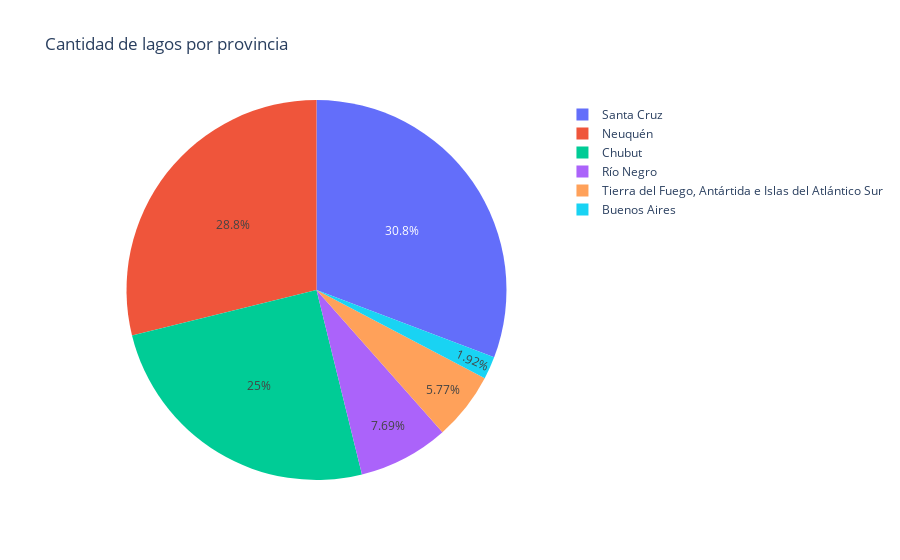

Notebook source saved alongside this figure:
### Code cell
cantidad_por_provincia = lagos["Ubicación"].value_counts().reset_index()
cantidad_por_provincia.columns = ["Provincia", "Cantidad"]
fig = px.pie(cantidad_por_provincia, names="Provincia", values="Cantidad",title="Cantidad de lagos por provincia")
fig.show()

### Figure 1 — Plotly figure (JSON) as saved in the notebook; plotly's stock layout.template omitted (floating-point values rounded to 4 significant figures)
{"data": [{"domain": {"x": [0, 1], "y": [0, 1]}, "hovertemplate": "Provincia=%{label}<br>Cantidad=%{value}<extra></extra>", "labels": ["Santa Cruz", "Neuquén", "Chubut", "Río Negro", "Tierra del Fuego, Antártida e Islas del Atlántico Sur", "Buenos Aires"], "legendgroup": "", "name": "", "showlegend": true, "type": "pie", "values": [16, 15, 13, 4, 3, 1]}], "layout": {"legend": {"tracegroupgap": 0}, "title": {"text": "Cantidad de lagos por provincia"}}}
